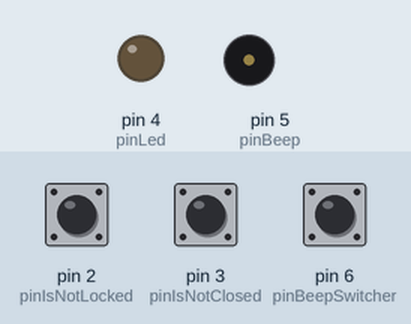
Simulated run of this sketch. Board: Arduino Uno, built with avr-gcc and run on an emulated ATmega328P. Parts: output pins drawn as LEDs (lit = HIGH), buzzer (waves = sounding). The inputs (shaded band) are chosen by the test bench; at power-on: pin 6 (pinBeepSwitcher) HIGH, pin 2 (pinIsNotLocked) HIGH, pin 3 (pinIsNotClosed) HIGH.

Above: at 2.8 s.
2.9 s: pin 6 (pinBeepSwitcher) pulled LOW for 1.2 s
At 3.4 s:
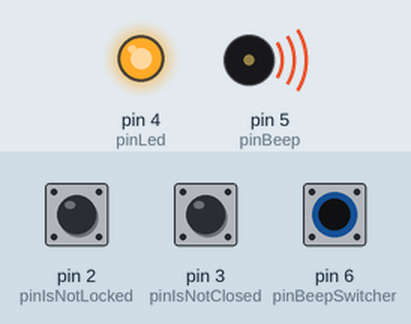
At 4.08 s:
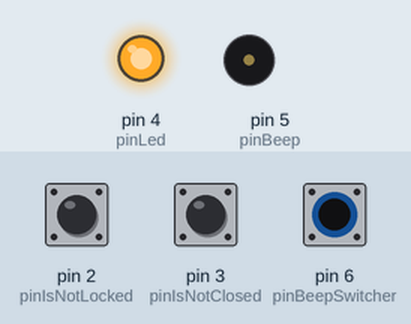
Timing chart, 0 to 12.4 s (numbered marks = the images above; inputs shaded):
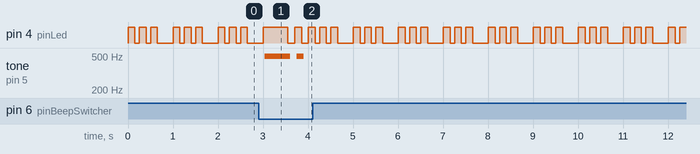

The sketch:

alarm.ino
```cpp
byte pinIsNotLocked = 2;
byte pinIsNotClosed = 3;
byte pinLed = 4;
byte pinBeep = 5;
byte pinBeepSwitcher = 6;

int countNotLocked = 0;
int countNotClosed = 0;
bool isCountSwitcherDown = false;
int countOK = 0;
bool doBeep = false;
int timeLedOn = 1000;
int timeLedOff = 1000;
bool beepIsOn = true;

void setup() {
  pinMode(pinIsNotLocked, INPUT_PULLUP);
  pinMode(pinIsNotClosed, INPUT_PULLUP);
  pinMode(pinBeepSwitcher, INPUT_PULLUP);
  pinMode(pinLed, OUTPUT);  // эта команда устанавливает ножку к которй подключен светодиод в режим вывода информации
  pinMode(pinBeep, OUTPUT);
  digitalWrite(pinBeep , LOW);
  // Serial.begin(9600);
}

void loop() {

  if (!digitalRead(pinBeepSwitcher))
  {
    if (! isCountSwitcherDown)
    {
      isCountSwitcherDown = true;
      beepIsOn = ! beepIsOn;
      int time1 = 550;
      int time2 = 150;
      if (beepIsOn)
      {
        int t = time1;
        time1 = time2;
        time2 = t;
      }
      doBlink(time1, 150, 1, 1);
      doBlink(time2, 150, 1, 1);
    }
  }
  else
  {
    isCountSwitcherDown = false;
  }

  int locked = !digitalRead(pinIsNotLocked);
  if (locked)
  {
    countOK ++;
    if (countOK > 2)
    {
      countOK = 0;
      if (beepIsOn)
      {
        doBlink(1, 999, 1, 0);
      }
      else
      {
        doBlink(1, 80, 3, 0);
        delay(757);
      }
    }
    else
    {
      delay(1000);
    }
    countNotLocked = 0;
    countNotClosed = 0;
  }
  else
  {
    if (digitalRead(pinIsNotClosed))
    {
      doBeep = beepIsOn && (countNotClosed > 60);
      doBlink(150, 100, 3, doBeep);
      delay(250);
      countNotClosed = countNotClosed + !doBeep;
    }
    else
    {
      doBeep = beepIsOn && (countNotLocked  > 120);
      doBlink(500, 500, 1, doBeep);
      countNotLocked = countNotLocked + !doBeep;
    }
  }
  //Serial.println(timeLedOff);
}

void doBlink(int timeOn, int timeOff, byte count, bool doBeep)
{
  for (int i = 0; i < count; i++)
  {
    digitalWrite(pinLed , HIGH);
    if (doBeep)
    {
      for (int i = 1; i < timeOn; i = i + 2)
      {
        digitalWrite(pinBeep , HIGH);
        delay(1);
        digitalWrite(pinBeep , LOW);
        delay(1);
      }
    }
    else
    {
      delay(timeOn);
    }
    digitalWrite(pinLed , LOW);
    delay(timeOff);
  }
}
```

Measured:
- after the input at 2.9 s, tone on pin 5 (pinBeep): silent → 496 Hz after 0.14 s, → silent 0.56 s later, → 496 Hz 0.14 s later, → silent 0.16 s later
